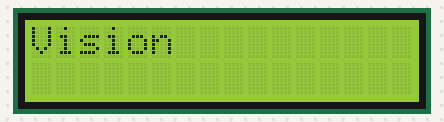
Simulated run of this sketch. Board: Arduino Uno, built with avr-gcc and run on an emulated ATmega328P. Shown: 16×2 character LCD.

Above: at 0.1 s.
At 1.1 s:
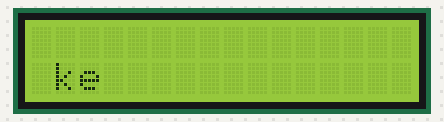
At 3.1 s:
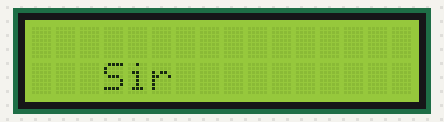
At 6.1 s:
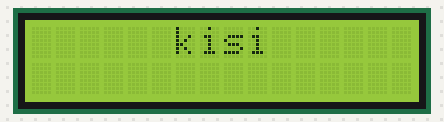
At 9.1 s:
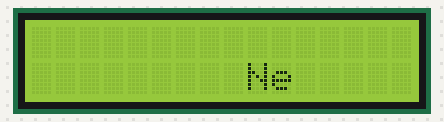
At 13.2 s:
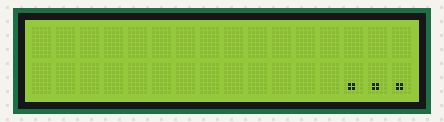

Measured:
- by itself, everything shown: repeats every 14.0 s, in 15 steps
- what the display in image 1 shows lasts 1.0 s, from 1.1 s to 2.1 s

The sketch:

news_display_zig_zig_pattern.ino
```cpp
#include<LiquidCrystal.h>
LiquidCrystal lcd(8,9,10,11,12,13);
void setup()
{
  lcd.begin(16,2);
}

void loop()
{

    lcd.setCursor(0,0);
    lcd.print("Vision");
    delay(1000);
    lcd.clear();
    lcd.setCursor(1,1);
    lcd.print("ke");
    delay(1000);
    lcd.clear();
    lcd.setCursor(2,0);
    lcd.print("Himanshu");
    delay(1000);
    lcd.clear();
    lcd.setCursor(3,1);
    lcd.print("Sir");
    delay(1000);
    lcd.clear();
    lcd.setCursor(4,0);
    lcd.print("ki");
    delay(1000);
    lcd.clear();
    lcd.setCursor(5,1);
    lcd.print("Gaadi ko");
    delay(1000);
    lcd.clear();
    lcd.setCursor(6,0);
    lcd.print("kisi");
    delay(1000);
    lcd.clear();
    lcd.setCursor(7,1);
    lcd.print("car");
    delay(1000);
    lcd.clear();
    lcd.setCursor(8,0);
    lcd.print("Waale");
    delay(1000);
    lcd.clear();
    lcd.setCursor(9,1);
    lcd.print("Ne");
    delay(1000);
    lcd.clear();
    lcd.setCursor(10,0);
    lcd.print("thoka");
    delay(1000);
    lcd.clear();
    lcd.setCursor(11,1);
    lcd.print("...");
    delay(1000);
    lcd.clear();
    lcd.setCursor(12,0);
    lcd.print("...");
    delay(1000);
    lcd.clear();
    lcd.setCursor(13,1);
    lcd.print("...");
    delay(1000);
    lcd.clear();

}
```
